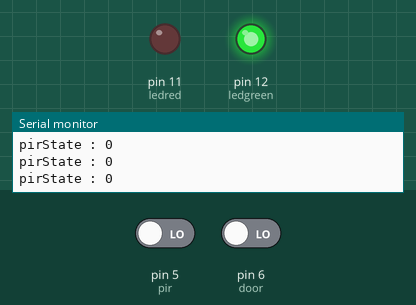
This sketch was run on a simulated Arduino Uno, built with avr-gcc and run on an emulated ATmega328P. On the bench: output pins drawn as LEDs (lit = HIGH), the last lines printed to the serial monitor. The test bench sets the inputs (shaded band); at power-on: pin 5 (pir) LOW, pin 6 (door) LOW.

Above: at 1.2 s.
1.3 s: pin 5 (pir) driven HIGH
At 2.4 s:
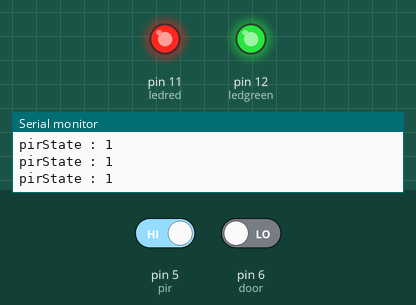
2.8 s: pin 6 (door) driven HIGH
At 3.7 s:
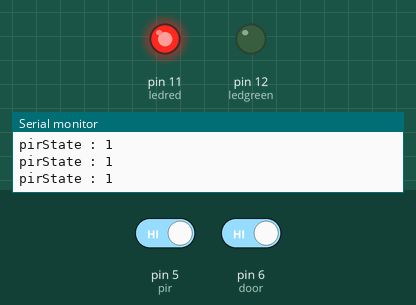
4.3 s: pin 5 (pir) driven LOW
At 4.9 s:
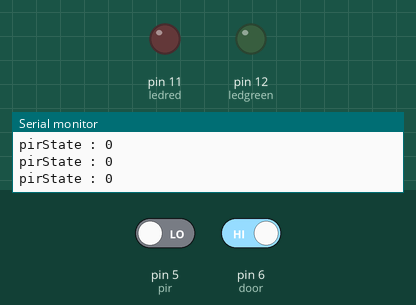
5.8 s: pin 6 (door) driven LOW
At 6.2 s:
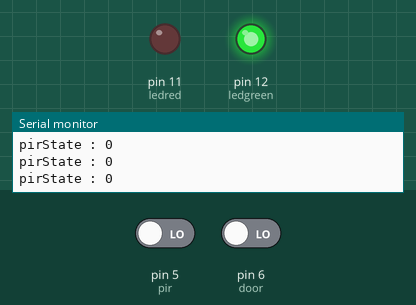
Timing chart, 0 to 8.3 s (numbered marks = the images above; inputs shaded):
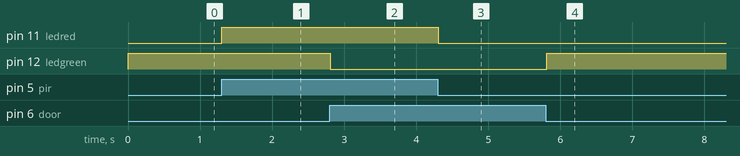

Measured:
- after the input at 1.3 s, pin 11 (ledred): LOW → HIGH at once
- after the input at 2.8 s, pin 12 (ledgreen): HIGH → LOW at once
- after the input at 4.3 s, pin 11 (ledred): HIGH → LOW at once
- after the input at 5.8 s, pin 12 (ledgreen): LOW → HIGH at once

The sketch:

Door_Magnetic_Sensor.ino
```cpp
int ledred = 11; //Door Closed Status
int ledgreen = 12; // Door Open Status
int door = 6; // Door sensor connected to Pin 6 in Arduino
const int pir = 5;
void setup()
{
  pinMode(ledgreen, OUTPUT);
  pinMode(ledred, OUTPUT);
  pinMode(door, INPUT);
  pinMode(pir, INPUT);
  Serial.begin(9600);
}
void loop()
{
  if (digitalRead(pir) == HIGH) {
    digitalWrite(ledred, HIGH);
  }
  else  {
    digitalWrite(ledred, LOW);
  }
  Serial.print("pirState : "); Serial.println(digitalRead(pir));

  if (digitalRead(door) == HIGH)
  {
    digitalWrite(ledgreen, LOW);
    //Serial.println("Your Door is Closed");
  }
  else
  {
    digitalWrite(ledgreen, HIGH);
    //Serial.println("Your Door is Open");
  }
  delay(100);
}
```
